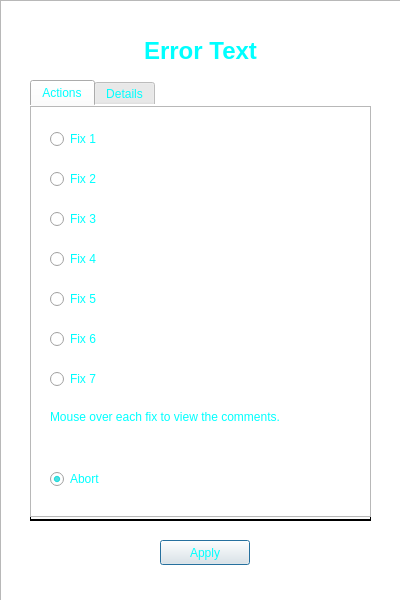
<?xml version="1.0" encoding="UTF-8"?>
<ui version="4.0">
 <class>ErrorPopup</class>
 <widget class="QDialog" name="ErrorPopup">
  <property name="geometry">
   <rect>
    <x>0</x>
    <y>0</y>
    <width>400</width>
    <height>600</height>
   </rect>
  </property>
  <property name="minimumSize">
   <size>
    <width>400</width>
    <height>600</height>
   </size>
  </property>
  <property name="maximumSize">
   <size>
    <width>400</width>
    <height>600</height>
   </size>
  </property>
  <property name="windowTitle">
   <string>Soundbench Error Reporter</string>
  </property>
  <property name="windowIcon">
   <iconset resource="resources.qrc">
    <normaloff>:/icons/sbicon.png</normaloff>:/icons/sbicon.png</iconset>
  </property>
  <property name="windowOpacity">
   <double>0.950000000000000</double>
  </property>
  <property name="styleSheet">
   <string notr="true">QWidget {
	color: cyan;
}
QRadioButton:disabled {
	color: gray;
}
QRadioButton::indicator:disabled {
	border-image: url(:/radio/radio_disabled.png);
}
QRadioButton::indicator {
	width: 17px;
	height: 17px;
	border-image: url(:/radio/radio_off.png);
}
QRadioButton::indicator:hover {
	width: 17px;
	height: 17px;
	border-image: url(:/radio/radio_off_hover.png);
}
QRadioButton::indicator:pressed {
	width: 17px;
	height: 17px;
	border-image: url(:/radio/radio_pressed.png);
}
QRadioButton::indicator:checked {
	width: 17px;
	height: 17px;
	border-image: url(:/radio/radio_selected.png);
}
QRadioButton::indicator:checked:hover {
	width: 17px;
	height: 17px;
	border-image: url(:/radio/radio_selected_hover.png);
}
QPushButton {
	color: cyan;
	border-image: url(:/buttons/button75_idle.png);
}
QPushButton:disabled {
	color: gray;
	border-image: url(:/buttons/button75_disabled.png);
}
QPushButton:hover {
	border-image: url(:/buttons/button75_hover.png);
}
QPushButton:pressed {
	border-image: url(:/buttons/button75_pressed.png);
}</string>
  </property>
  <widget class="QGraphicsView" name="backdrop">
   <property name="geometry">
    <rect>
     <x>0</x>
     <y>0</y>
     <width>401</width>
     <height>601</height>
    </rect>
   </property>
   <property name="styleSheet">
    <string notr="true">QGraphicsView {
	border-image: url(:/popups/error_popup.png);
}</string>
   </property>
  </widget>
  <widget class="QLabel" name="errorText">
   <property name="geometry">
    <rect>
     <x>10</x>
     <y>30</y>
     <width>381</width>
     <height>41</height>
    </rect>
   </property>
   <property name="font">
    <font>
     <family>Ubuntu</family>
     <pointsize>18</pointsize>
     <weight>75</weight>
     <bold>true</bold>
    </font>
   </property>
   <property name="text">
    <string>Error Text</string>
   </property>
   <property name="alignment">
    <set>Qt::AlignCenter</set>
   </property>
  </widget>
  <widget class="QTabWidget" name="tabWidget">
   <property name="geometry">
    <rect>
     <x>30</x>
     <y>80</y>
     <width>341</width>
     <height>441</height>
    </rect>
   </property>
   <property name="font">
    <font>
     <family>Ubuntu</family>
    </font>
   </property>
   <property name="styleSheet">
    <string notr="true">QTabWidget::pane {
	background-color: black;
}
QTabWidget::tab-bar {
	alignment: center;
}
QTabBar::tab {
	border-image: url(:/buttons/tab_idle.png);
	width: 70px;
	height: 25px;
	margin: 6px;
	color: cyan;
	alignment: hcenter;
}
QTabBar::tab:hover {
	border-image: url(:/buttons/tab_hover.png);
}
QTabBar::tab:pressed{
	border-image: url(:/buttons/tab_press.png);
}
QTabBar::tab:selected {
	border-image: url(:/buttons/tab_select.png);
}</string>
   </property>
   <property name="tabPosition">
    <enum>QTabWidget::North</enum>
   </property>
   <property name="currentIndex">
    <number>0</number>
   </property>
   <widget class="QWidget" name="actionsTab">
    <attribute name="title">
     <string>Actions</string>
    </attribute>
    <widget class="QGraphicsView" name="actionsBackdrop">
     <property name="geometry">
      <rect>
       <x>0</x>
       <y>0</y>
       <width>341</width>
       <height>411</height>
      </rect>
     </property>
     <property name="styleSheet">
      <string notr="true">QGraphicsView {
	border-image: url(:/backdrops/mainbackdrop.png);
}</string>
     </property>
    </widget>
    <widget class="QRadioButton" name="fix1Choice">
     <property name="geometry">
      <rect>
       <x>20</x>
       <y>20</y>
       <width>311</width>
       <height>26</height>
      </rect>
     </property>
     <property name="font">
      <font>
       <family>Ubuntu</family>
      </font>
     </property>
     <property name="text">
      <string>Fix 1</string>
     </property>
    </widget>
    <widget class="QRadioButton" name="fix2Choice">
     <property name="geometry">
      <rect>
       <x>20</x>
       <y>60</y>
       <width>311</width>
       <height>26</height>
      </rect>
     </property>
     <property name="font">
      <font>
       <family>Ubuntu</family>
      </font>
     </property>
     <property name="text">
      <string>Fix 2</string>
     </property>
    </widget>
    <widget class="QRadioButton" name="fix3Choice">
     <property name="geometry">
      <rect>
       <x>20</x>
       <y>100</y>
       <width>311</width>
       <height>26</height>
      </rect>
     </property>
     <property name="font">
      <font>
       <family>Ubuntu</family>
      </font>
     </property>
     <property name="text">
      <string>Fix 3</string>
     </property>
    </widget>
    <widget class="QRadioButton" name="fix4Choice">
     <property name="geometry">
      <rect>
       <x>20</x>
       <y>140</y>
       <width>311</width>
       <height>26</height>
      </rect>
     </property>
     <property name="font">
      <font>
       <family>Ubuntu</family>
      </font>
     </property>
     <property name="text">
      <string>Fix 4</string>
     </property>
    </widget>
    <widget class="QRadioButton" name="abortChoice">
     <property name="geometry">
      <rect>
       <x>20</x>
       <y>360</y>
       <width>108</width>
       <height>26</height>
      </rect>
     </property>
     <property name="font">
      <font>
       <family>Ubuntu</family>
      </font>
     </property>
     <property name="text">
      <string>Abort</string>
     </property>
     <property name="checked">
      <bool>true</bool>
     </property>
    </widget>
    <widget class="QRadioButton" name="fix5Choice">
     <property name="geometry">
      <rect>
       <x>20</x>
       <y>180</y>
       <width>311</width>
       <height>26</height>
      </rect>
     </property>
     <property name="font">
      <font>
       <family>Ubuntu</family>
      </font>
     </property>
     <property name="text">
      <string>Fix 5</string>
     </property>
    </widget>
    <widget class="QRadioButton" name="fix6Choice">
     <property name="geometry">
      <rect>
       <x>20</x>
       <y>220</y>
       <width>311</width>
       <height>26</height>
      </rect>
     </property>
     <property name="font">
      <font>
       <family>Ubuntu</family>
      </font>
     </property>
     <property name="text">
      <string>Fix 6</string>
     </property>
    </widget>
    <widget class="QRadioButton" name="fix7Choice">
     <property name="geometry">
      <rect>
       <x>20</x>
       <y>260</y>
       <width>311</width>
       <height>26</height>
      </rect>
     </property>
     <property name="font">
      <font>
       <family>Ubuntu</family>
      </font>
     </property>
     <property name="text">
      <string>Fix 7</string>
     </property>
    </widget>
    <widget class="QLabel" name="label">
     <property name="geometry">
      <rect>
       <x>20</x>
       <y>300</y>
       <width>301</width>
       <height>21</height>
      </rect>
     </property>
     <property name="font">
      <font>
       <family>Ubuntu</family>
      </font>
     </property>
     <property name="text">
      <string>Mouse over each fix to view the comments.</string>
     </property>
    </widget>
   </widget>
   <widget class="QWidget" name="infoTab">
    <attribute name="title">
     <string>Details</string>
    </attribute>
    <widget class="QTextBrowser" name="infoText">
     <property name="geometry">
      <rect>
       <x>0</x>
       <y>0</y>
       <width>341</width>
       <height>406</height>
      </rect>
     </property>
     <property name="styleSheet">
      <string notr="true">QTextBrowser {
	border-image: url(:/backdrops/mainbackdrop.png);
}</string>
     </property>
     <property name="html">
      <string>&lt;!DOCTYPE HTML PUBLIC &quot;-//W3C//DTD HTML 4.0//EN&quot; &quot;http://www.w3.org/TR/REC-html40/strict.dtd&quot;&gt;
&lt;html&gt;&lt;head&gt;&lt;meta name=&quot;qrichtext&quot; content=&quot;1&quot; /&gt;&lt;style type=&quot;text/css&quot;&gt;
p, li { white-space: pre-wrap; }
&lt;/style&gt;&lt;/head&gt;&lt;body style=&quot; font-family:'Ubuntu'; font-size:11pt; font-weight:400; font-style:normal;&quot;&gt;
&lt;p style=&quot; margin-top:0px; margin-bottom:0px; margin-left:0px; margin-right:0px; -qt-block-indent:0; text-indent:0px;&quot;&gt;&lt;span style=&quot; font-family:'Cantarell';&quot;&gt;Lorpsum Ipsum...&lt;/span&gt;&lt;/p&gt;&lt;/body&gt;&lt;/html&gt;</string>
     </property>
    </widget>
   </widget>
  </widget>
  <widget class="QPushButton" name="applyButton">
   <property name="geometry">
    <rect>
     <x>160</x>
     <y>540</y>
     <width>90</width>
     <height>25</height>
    </rect>
   </property>
   <property name="font">
    <font>
     <family>Ubuntu</family>
    </font>
   </property>
   <property name="text">
    <string>Apply</string>
   </property>
  </widget>
 </widget>
 <resources>
  <include location="resources.qrc"/>
 </resources>
 <connections/>
</ui>
